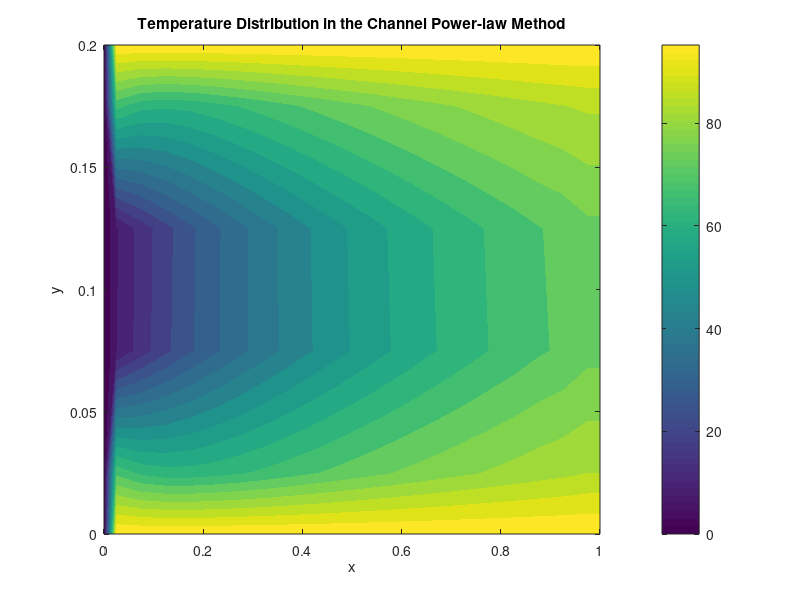

This chart was generated by the following MATLAB code:
clc;close all
clear all
H=0.2;
M=22;
N=6;
x0=0;
y0=0;
X=zeros(N,M);
Y=zeros(N,M);
deltax=1/(M-2);
deltay=0.2/(N-2);
x0=deltax/2;
y0=deltay/2;
for i=1:N
    for j=2:M-1
        X(i,j)=x0+(j-2)*deltax;
    end
 
end
   X(:,M)=X(:,M-1)+deltax/2;
   for j=1:M
    for i=2:N-1
        Y(i,j)=y0+(i-2)*deltay;
    end
    
end
   Y(N,:)=Y(N-1,:)+deltay/2;
   for i=1:N
     j=1:M
     U(i,j)=1.5-1.5*((2*Y(i,j)/H)-1).^2
   end
kcp=0.02;
D=kcp;
ro=1;
omega=0.5;
 T=zeros(N,M);
 T(:,:)=10 ;
 T(1,:)=100;
 T(N,:)=100;
 T(:,1)=0;
 Tnew=T;
 error=1000;
 eps=.001;
  T(:,M)=T(:,M-1)
  
         
         while(error>=eps)
 
 for i=2:N-1
     for j=2:M-1
         deltaxe=X(i,j+1)-X(i,j);
         deltaxw=X(i,j)-X(i,j-1);
         deltayn=Y(i+1,j)-Y(i,j);
         deltays=Y(i,j)-Y(i-1,j);
         Ae=Y(i+1,j+1)-Y(i,j+1);
         Aw=Y(i+1,j)-Y(i,j);
         An=X(i+1,j+1)-X(i+1,j);
         As=X(i,j+1)-X(i,j);
         Fe=ro*U(i,j)*Ae;
         Fw=ro*U(i,j)*Aw;
         Fn=0;
         Fs=0;
         sp=0.;
         Su1=0; Su2=0;Su3=0;Su4=0;
         aS=D;
         aN=D;
        pee=Fe/D;
        pew=Fw/D;
        betae=((1-0.1*pee)^5);
        betaw=((1-0.1*pew)^5);
         aE=(D*betae)-Fe+D;
         aW=(D*betaw)+Fw+D;
         
        if j==2
        sp=-aW;     
        Su3=aW*T(i,j-1);
        aW=0;
        
          if (i==N-1)
             aN=2*aN;
             Su2=aN*T(i+1,j);
             sp=-aN;
             aN=0;
        end
        if (i==2)
            aS=2*aS;
             Su1=aS*T(i-1,j);
             sp=-aS;
             aS=0;
        end
        end
                 
        b=Su1+Su2+Su3+Su4;

         aP=aE+aW+aN+aS-sp+Fe-Fw;
         Tnew(i,j)=omega*((aE*T(i,j+1)+aW*T(i,j-1)+aN*T(i+1,j)+aS*T(i-1,j)+b)/aP)+(1-omega)*T(i,j) ;       
        end
        
        end
   Tnew(:,M)=Tnew(:,M-1);
error=norm((Tnew-T),2)
T=Tnew;
 end

 
contourf(X, Y, T, 20, 'LineColor', 'none');
colorbar;
title('Temperature Distribution in the Channel Power-law Method');
xlabel('x');
ylabel('y');
